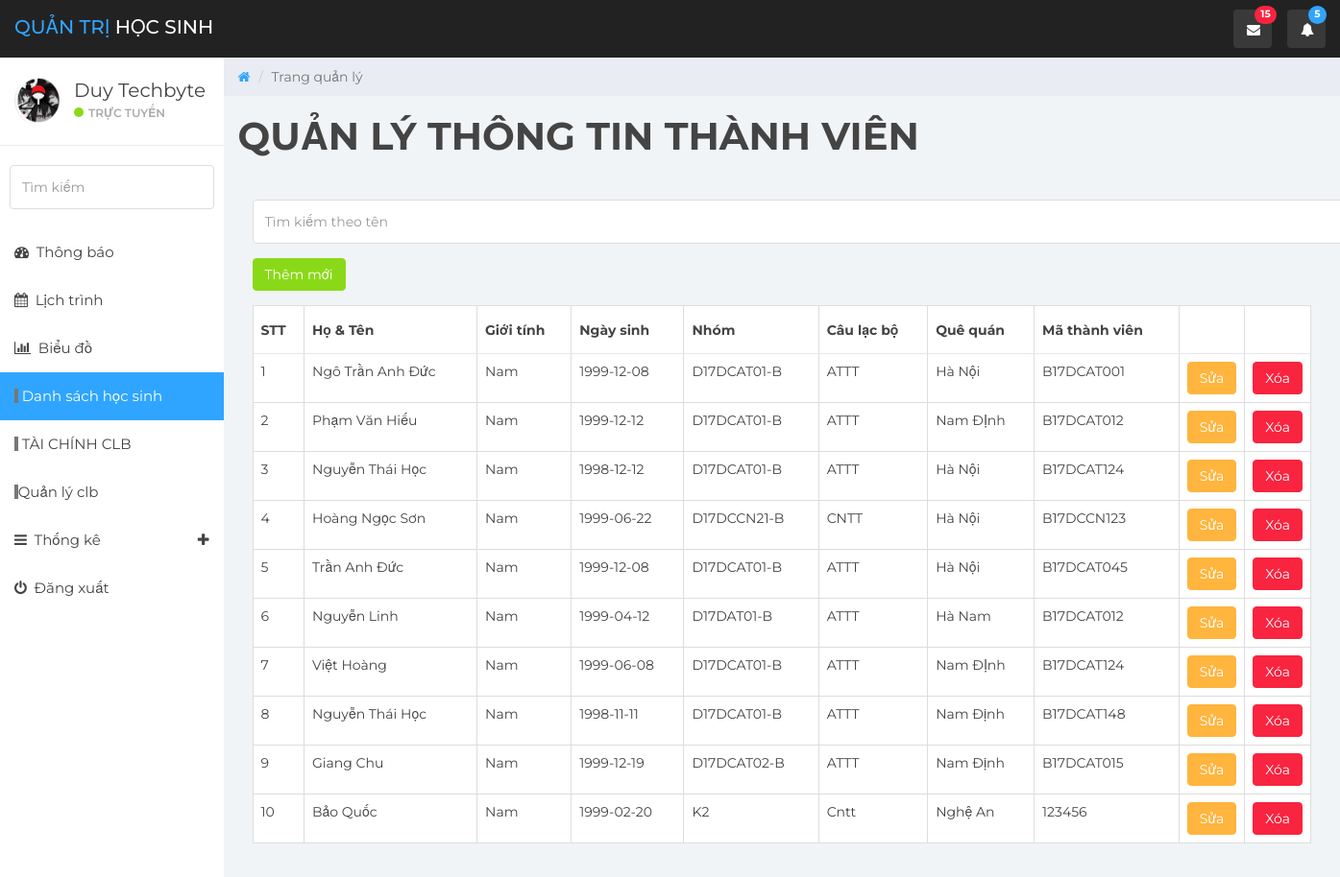
The page /qlsv.php (signed in) on the database as committed earlier.
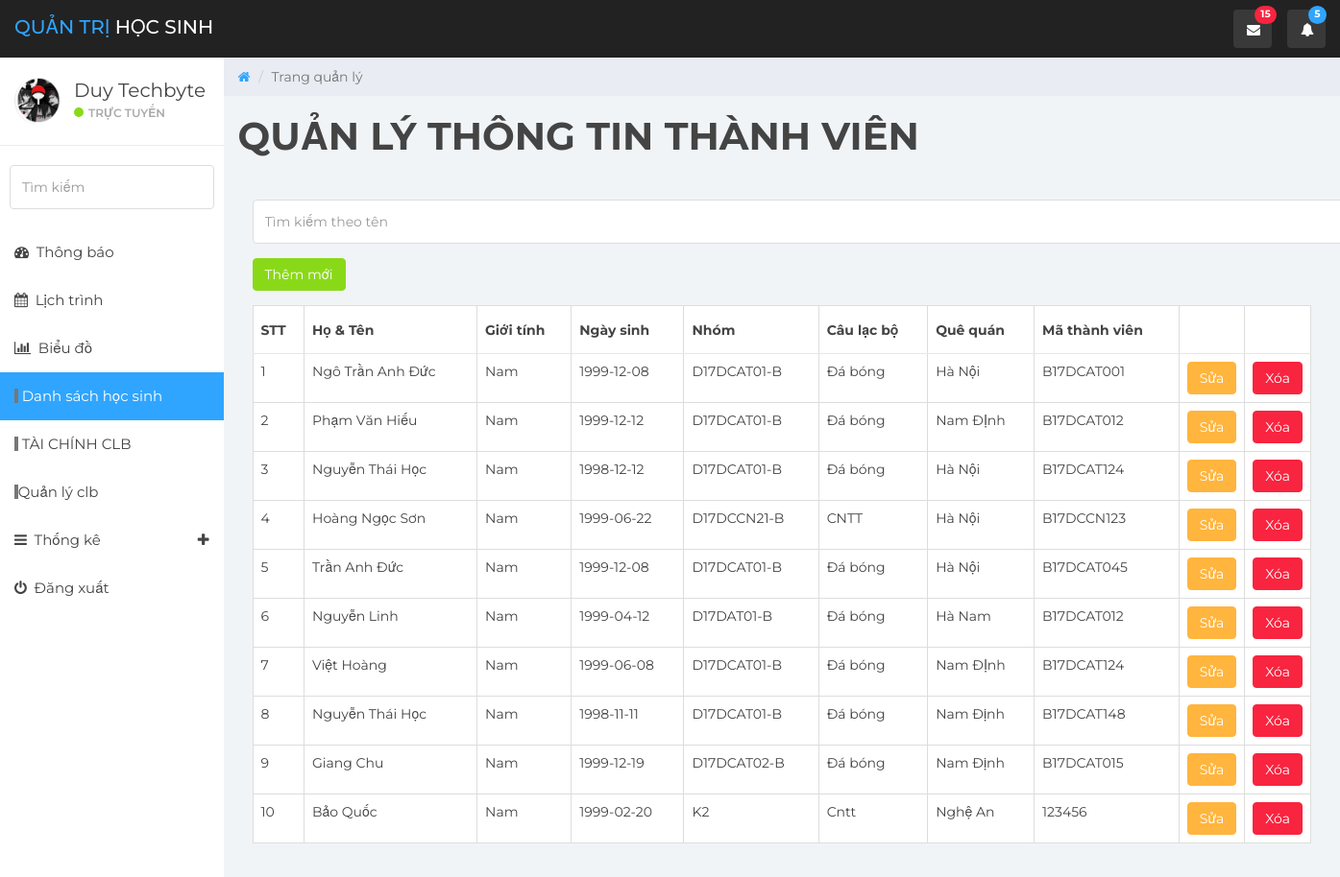
The same page on the database as committed later.
### tables this page shows
CREATE TABLE `ttsv` (
  `ID` int(11) NOT NULL,
  `hoten` varchar(255) NOT NULL,
  `gender` varchar(255) NOT NULL,
  `birth` date NOT NULL,
  `lop` varchar(255) NOT NULL,
  `nganh` varchar(255) NOT NULL,
  `que` varchar(255) NOT NULL,
  `MSV` varchar(255) NOT NULL
);

### dbhelp.php (called while the page is built, shortened)
<?php
function executeResult($sql) {
	$conn = mysqli_connect(HOST, USERNAME, PASSWORD, DATABASE);
	$resultset = mysqli_query($conn, $sql);
	$list      = [];
	while ($row = mysqli_fetch_array($resultset,1)) {
		$list[] = $row;
	}
	return $list;
}

### qlsv.php (the view, shortened to what this page needs)
<?php
require_once ('dbhelp.php');
?>
<!DOCTYPE html>
<html>
<head>
    <link href="css/bootstrap.min.css" rel="stylesheet">
    <link href="css/font-awesome.min.css" rel="stylesheet">
    <link href="css/datepicker3.css" rel="stylesheet">
    <link href="css/styles.css" rel="stylesheet">
</head>
<body>
    <nav class="navbar navbar-custom navbar-fixed-top" role="navigation">
        <div class="container-fluid">
            <div class="navbar-header">
                <a class="navbar-brand" href="admin.php"><span>Quản Trị</span> học sinh </a>
                <ul class="nav navbar-top-links navbar-right">
                    <li class="dropdown"><a class="dropdown-toggle count-info" data-toggle="dropdown" href="admin.php">
                        <em class="fa fa-envelope"></em><span class="label label-danger">15</span>
                    </a>
                    </li>
                    <li class="dropdown"><a class="dropdown-toggle count-info" data-toggle="dropdown" href="#">
                        <em class="fa fa-bell"></em><span class="label label-info">5</span>
                    </a>
                    </li>
                </ul>
            </div>
        </div>
    </nav>
 <div id="sidebar-collapse" class="col-sm-3 col-lg-2 sidebar">
        <div class="profile-sidebar">
            <div class="profile-userpic">
                <img src="3.png" class="img-responsive" alt="">
            </div>
            <div class="profile-usertitle">
                <div class="profile-usertitle-name">Duy Techbyte</div>
                <div class="profile-usertitle-status"><span class="indicator label-success"></span>Trực tuyến</div>
            </div>
        </div>
        <form role="search">
            <div class="form-group">
                <input type="text" class="form-control" placeholder="Tìm kiếm">
            </div>
        </form>
		<ul class="nav menu">
			<li><a href="admin.php.php"><em class="fa fa-dashboard">&nbsp;</em> Thông báo </a></li>
			<li><a href="widgets.php"><em class="fa fa-calendar">&nbsp;</em> Lịch trình</a></li>
			<li><a href="charts.php"><em class="fa fa-bar-chart">&nbsp;</em> Biểu đồ </a></li>
			<li class="active"><a href="qlsv.php"><em class="fa label-default">&nbsp;</em> Danh sách học sinh</a></li>
			<li><a href="panels.php"><em class="fa label-default">&nbsp;</em> TÀI CHÍNH CLB </a></li>
            <li><a href="diem.php"><em class="fa label-default">&nbsp;</em>Quản lý clb </a></li>
			<li class="parent "><a data-toggle="collapse" href="#sub-item-1">
				<em class="fa fa-navicon">&nbsp;</em> Thống kê <span data-toggle="collapse" href="#sub-item-1" class="icon pull-right"><em class="fa fa-plus"></em></span>
                </a>
            </li>
            <li><a href="logout.php"><em class="fa fa-power-off">&nbsp;</em> Đăng xuất</a></li>
        </ul>
    </div>
     <div class="col-sm-9 col-sm-offset-3 col-lg-10 col-lg-offset-2 main">
        <div class="row">
            <ol class="breadcrumb">
                <li><a href="admin.php">
                    <em class="fa fa-home"></em>
                </a></li>
                <li class="active">Trang quản lý</li>
            </ol>
        </div>
        <div class="row">
            <div class="col-lg-12">
                <h1 class="page-header"><b>QUẢN LÝ THÔNG TIN THÀNH VIÊN</b></h1>
            </div>
        </div>
            <div class="container">
                <form method="get">
                    <input type="text" name="s" class="form-control" style="margin-top: 15px; margin-bottom: 15px;" placeholder="Tìm kiếm theo tên">
                </form>
                <button class="btn btn-success" onclick="window.open('addsv.php', '_self')">Thêm mới</button>
            </div>
            <div class="panel-body">
                <table class="table table-bordered">
                    <thead>
                        <tr>
                            <th>STT</th>
                            <th>Họ & Tên</th>
                            <th>Giới tính</th>
                            <th>Ngày sinh</th>
                            <th>Nhóm</th>
                            <th>Câu lạc bộ</th>
                            <th>Quê quán</th>
                            <th>Mã thành viên</th>
                            <th width="60px"></th>
                            <th width="60px"></th>
                        </tr>
                    </thead>
                    <tbody>
<?php
if (isset($_GET['s']) && $_GET['s'] != '')
{
    $sql = 'SELECT * FROM ttsv WHERE hoten LIKE "%'.$_GET['s'].'%"';
}
else
{
    $sql = 'SELECT * FROM ttsv';
}
$studentList = executeResult($sql);
$index = 1;
foreach ($studentList as $std) {
    echo '<tr>
            <td>'.($index++).'</td>
            <td>'.$std['hoten'].'</td>
            <td>'.$std['gender'].'</td>
            <td>'.$std['birth'].'</td>
            <td>'.$std['lop'].'</td>
            <td>'.$std['nganh'].'</td>
            <td>'.$std['que'].'</td>
            <td>'.$std['MSV'].'</td>
            <td><button class="btn btn-warning" onclick=\'window.open("edit_sv.php.?ID='.$std['ID'].'","_self")\'>Sửa</button></td>
            <td><button class="btn btn-danger" onclick="deleteStudent('.$std['ID'].')">Xóa</button></td>
        </tr>';
}
?>
                    </tbody>
                </table>
            </div>
        </div>
</body>
</html>

Rows that differ between the two databases and show on the page:
changed ttsv "Ngô Trần Anh Đức": nganh "ATTT" → "Đá bóng"
changed ttsv "Phạm Văn Hiếu": nganh "ATTT" → "Đá bóng"
changed ttsv (number 3 of 10 on the later page): nganh "ATTT" → "Đá bóng"
changed ttsv "Trần Anh Đức": nganh "ATTT" → "Đá bóng"
changed ttsv "Nguyễn Linh": nganh "ATTT" → "Đá bóng"
changed ttsv "Việt Hoàng": nganh "ATTT" → "Đá bóng"
changed ttsv "B17DCAT148": nganh "ATTT" → "Đá bóng"
changed ttsv "Giang Chu": nganh "ATTT" → "Đá bóng"
